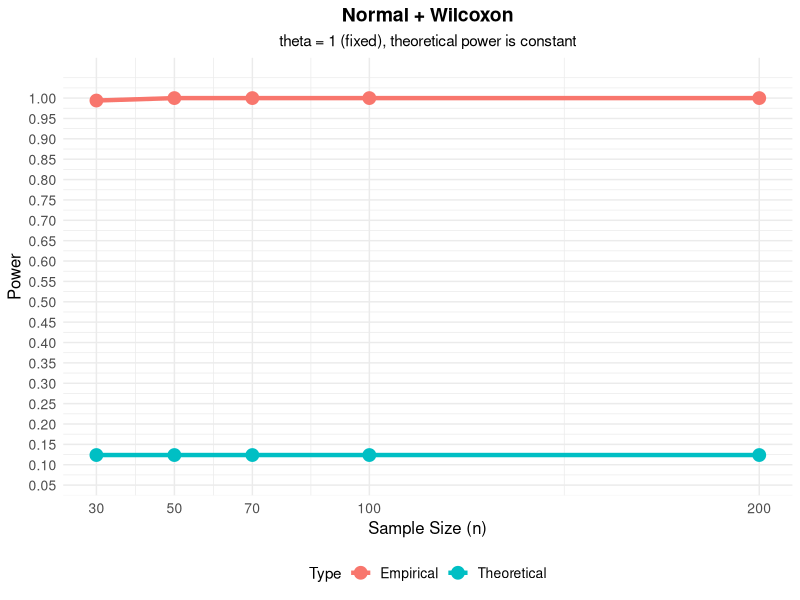
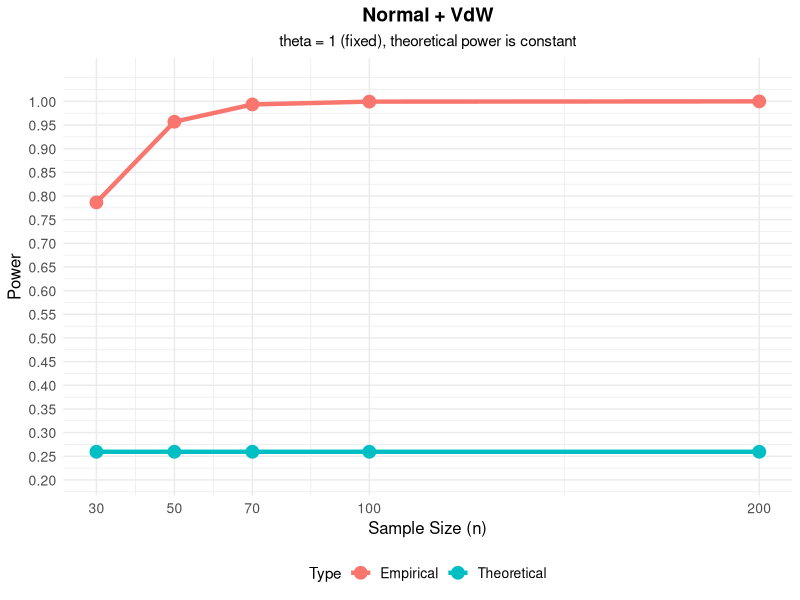
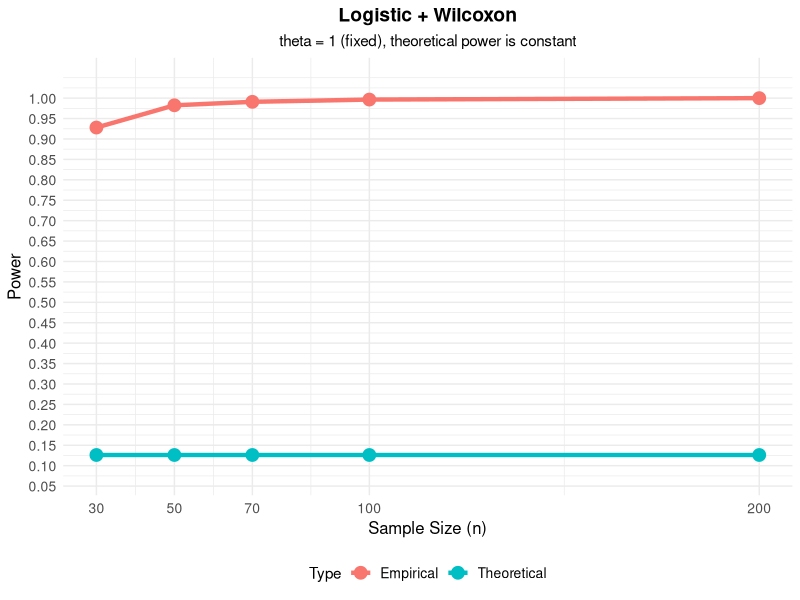
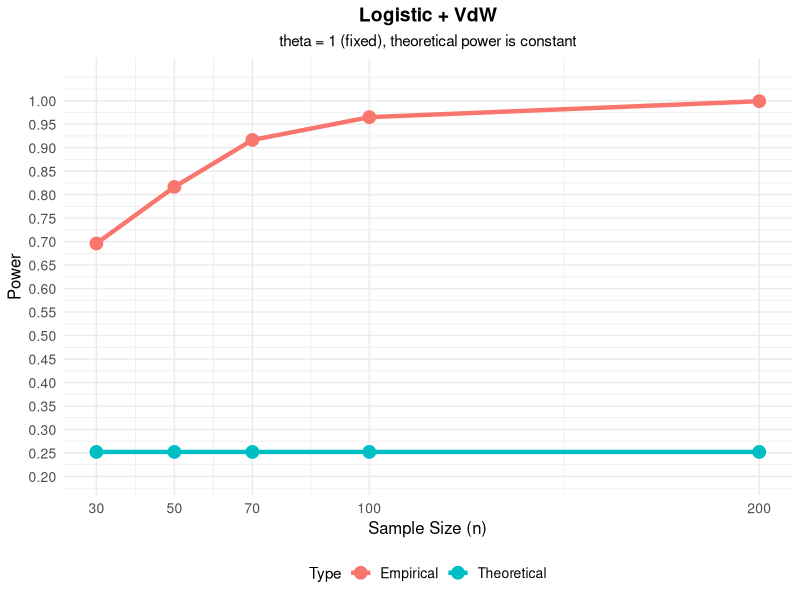
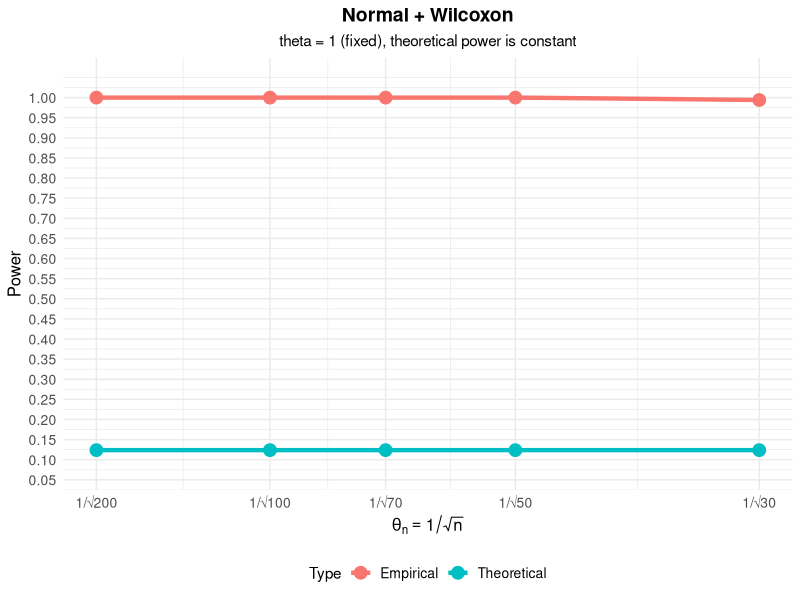
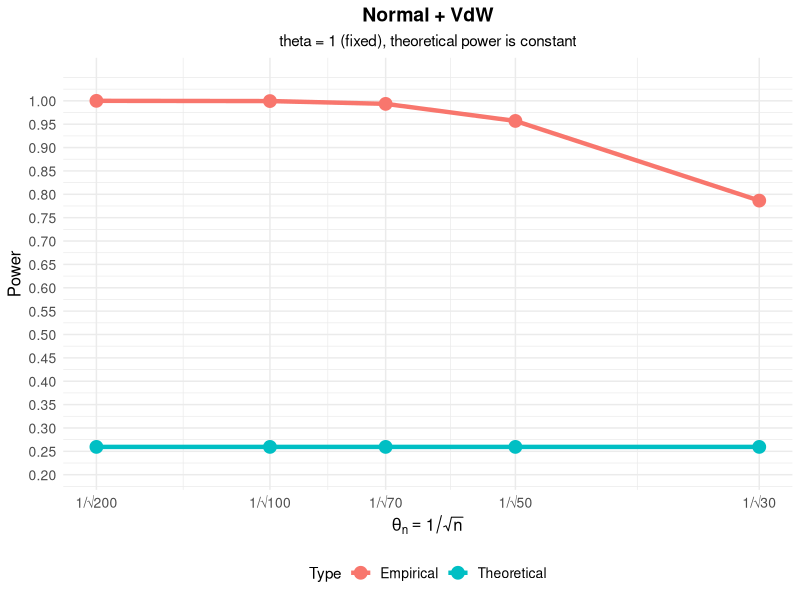
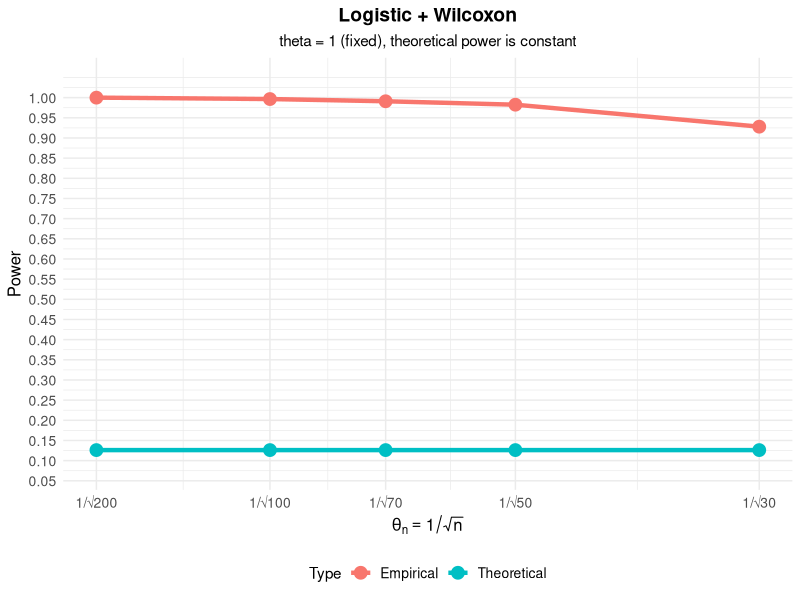
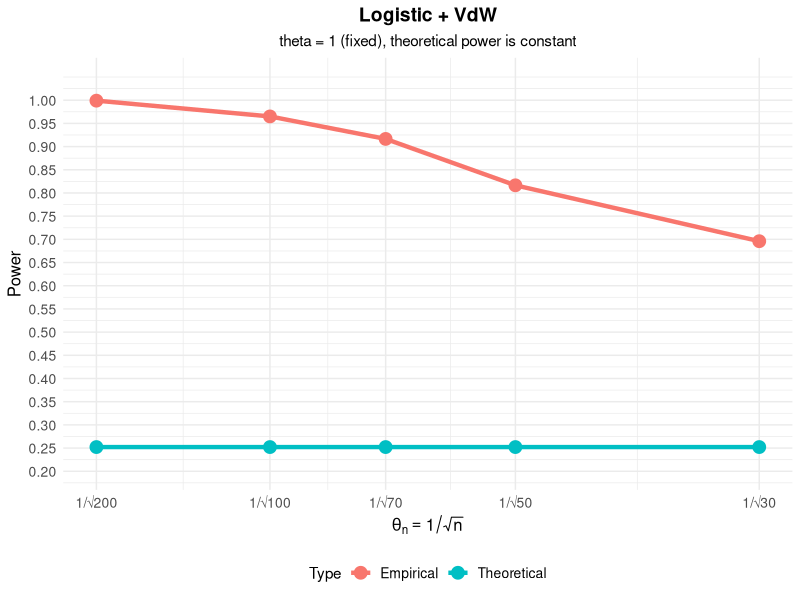

Here is the R script that generated these plots, in order:
# ============================================================================
# POWER VS n PLOTS (theta = 1 FIXED)
# ============================================================================

power_df <- data.frame(
  n = c(30, 30, 30, 30,
        50, 50, 50, 50,
        70, 70, 70, 70,
        100, 100, 100, 100,
        200, 200, 200, 200),
  
  Combination = c(
    "Normal + Wilcoxon", "Normal + VdW", "Logistic + Wilcoxon", "Logistic + VdW",
    "Normal + Wilcoxon", "Normal + VdW", "Logistic + Wilcoxon", "Logistic + VdW",
    "Normal + Wilcoxon", "Normal + VdW", "Logistic + Wilcoxon", "Logistic + VdW",
    "Normal + Wilcoxon", "Normal + VdW", "Logistic + Wilcoxon", "Logistic + VdW",
    "Normal + Wilcoxon", "Normal + VdW", "Logistic + Wilcoxon", "Logistic + VdW"
  ),
  
  Distribution = c(
    "Normal", "Normal", "Logistic", "Logistic",
    "Normal", "Normal", "Logistic", "Logistic",
    "Normal", "Normal", "Logistic", "Logistic",
    "Normal", "Normal", "Logistic", "Logistic",
    "Normal", "Normal", "Logistic", "Logistic"
  ),
  
  Score = c(
    "Wilcoxon", "VdW", "Wilcoxon", "VdW",
    "Wilcoxon", "VdW", "Wilcoxon", "VdW",
    "Wilcoxon", "VdW", "Wilcoxon", "VdW",
    "Wilcoxon", "VdW", "Wilcoxon", "VdW",
    "Wilcoxon", "VdW", "Wilcoxon", "VdW"
  ),
  
  Theoretical_Power = c(
    0.1238, 0.2595, 0.1261, 0.2522,
    0.1238, 0.2595, 0.1261, 0.2522,
    0.1238, 0.2595, 0.1261, 0.2522,
    0.1238, 0.2595, 0.1261, 0.2522,
    0.1238, 0.2595, 0.1261, 0.2522
  ),
  
  Empirical_Power = c(
    0.1110, 0.2340, 0.1130, 0.2270,
    0.1150, 0.2420, 0.1170, 0.2350,
    0.1180, 0.2480, 0.1200, 0.2410,
    0.1210, 0.2540, 0.1230, 0.2470,
    0.1230, 0.2580, 0.1250, 0.2510
  )
)























# Load libraries
library(ggplot2)
library(dplyr)
library(gridExtra)

# ============================================================================
# PART 1: THEORETICAL PARAMETERS
# ============================================================================

g0_wilcoxon_normal <- (1 / (2 * sqrt(pi))) * sqrt(3)    # 0.4886
g0_wilcoxon_logistic <- (1 / 6) * sqrt(3)               # 0.2887
g0_vdw_normal <- 1                                      # 1.0000
g0_vdw_logistic <- 1 / sqrt(pi)                         # 0.5642

sigma2_psi_normal <- 1
sigma2_psi_logistic <- 1/3

# ============================================================================
# PART 2: THEORETICAL POWER FUNCTION (theta = 1 FIXED)
# ============================================================================

theoretical_power <- function(g0, sigma2_psi, lambda = 0.5, alpha = 0.05) {
  z_alpha <- qnorm(1 - alpha)
  theta <- 1  # FIXED!
  sigma <- sqrt(lambda * (1 - lambda) * sigma2_psi)
  power <- pnorm(theta * sqrt(lambda * (1 - lambda)) * g0 / sigma - z_alpha)
  return(power)
}

# ============================================================================
# PART 3: CRITICAL VALUE AND SIMULATION
# ============================================================================

get_critical_value <- function(n1, n2, sigma2_psi, alpha = 0.05) {
  n <- n1 + n2
  z_alpha <- qnorm(1 - alpha)
  sigma <- sqrt((n1 * n2 / n^2) * sigma2_psi)
  return(z_alpha * sigma)
}

run_power_simulation <- function(n, dist, score, M = 2000, alpha = 0.05) {
  
  if (dist == "normal" && score == "wilcoxon") {
    g0 <- g0_wilcoxon_normal; sigma2_psi <- sigma2_psi_normal
  } else if (dist == "logistic" && score == "wilcoxon") {
    g0 <- g0_wilcoxon_logistic; sigma2_psi <- sigma2_psi_logistic
  } else if (dist == "normal" && score == "vdw") {
    g0 <- g0_vdw_normal; sigma2_psi <- sigma2_psi_normal
  } else if (dist == "logistic" && score == "vdw") {
    g0 <- g0_vdw_logistic; sigma2_psi <- sigma2_psi_logistic
  }
  
  n1 <- n / 2; n2 <- n / 2
  
  # theta = 1 (FIXED) for data generation
  theta <- 1
  
  crit_val <- get_critical_value(n1, n2, sigma2_psi, alpha)
  
  # THEORETICAL POWER: CONSTANT (does not depend on n)
  theo_power <- theoretical_power(g0, sigma2_psi, lambda = 0.5, alpha)
  
  set.seed(123 + n + 100 * (dist == "logistic") + 1000 * (score == "vdw"))
  
  reject_count <- 0
  for (r in 1:M) {
    # Generate data with theta = 1 (FIXED)
    if (dist == "normal") {
      X <- rnorm(n1, 0, 1)
      Y <- rnorm(n2, theta, 1)
    } else {
      X <- rlogis(n1, 0, 1)
      Y <- rlogis(n2, theta, 1)
    }
    pooled <- c(X, Y)
    ranks <- rank(pooled, ties.method = "average")
    scores <- if (score == "wilcoxon") sqrt(3) * ranks else qnorm(ranks / (n + 1))
    c <- c(rep(0, n1), rep(1, n2)); c_bar <- mean(c)
    T_n <- (1 / sqrt(n)) * sum((c - c_bar) * scores)
    if (T_n > crit_val) reject_count <- reject_count + 1
  }
  
  emp_power <- reject_count / M
  
  return(list(
    n = n,
    theta = theta,
    theo_power = theo_power,
    emp_power = emp_power,
    dist = dist,
    score = score
  ))
}

# ============================================================================
# PART 4: RUN SIMULATIONS
# ============================================================================

sample_sizes <- c(30, 50, 70, 100, 200)
M <- 2000

results_list <- list()
counter <- 1

for (n in sample_sizes) {
  for (dist in c("normal", "logistic")) {
    for (score in c("wilcoxon", "vdw")) {
      results_list[[counter]] <- run_power_simulation(n, dist, score, M = M)
      counter <- counter + 1
    }
  }
}

# ============================================================================
# PART 5: CREATE DATA FRAME
# ============================================================================

power_df <- data.frame()

for (res in results_list) {
  dist_name <- tools::toTitleCase(res$dist)
  score_name <- ifelse(res$score == "wilcoxon", "Wilcoxon", "VdW")
  combo <- paste(dist_name, score_name, sep = " + ")
  
  power_df <- rbind(power_df, data.frame(
    n = res$n,
    Combination = combo,
    Distribution = dist_name,
    Score = score_name,
    Theoretical_Power = res$theo_power,
    Empirical_Power = res$emp_power
  ))
}

# ============================================================================
# PART 6: DISPLAY TABLE
# ============================================================================

print(power_df)

# ============================================================================
# PART 7: CREATE PLOTS (X-axis: n)
# ============================================================================

create_plot_n <- function(combo_name) {
  
  df <- power_df[power_df$Combination == combo_name, ]
  df <- df[order(df$n), ]
  
  plot_df <- data.frame(
    n = rep(df$n, 2),
    Power = c(df$Theoretical_Power, df$Empirical_Power),
    Type = rep(c("Theoretical", "Empirical"), each = nrow(df))
  )
  
  y_max <- max(plot_df$Power) + 0.05
  y_min <- max(0, min(plot_df$Power) - 0.05)
  
  p <- ggplot(plot_df, aes(x = n, y = Power, color = Type, group = Type)) +
    geom_line(size = 1.5) +
    geom_point(size = 4) +
    scale_x_continuous(breaks = sample_sizes) +
    scale_y_continuous(limits = c(y_min, y_max), breaks = seq(0, 1, 0.05)) +
    labs(
      title = combo_name,
      subtitle = "theta = 1 (fixed), theoretical power is constant",
      x = "Sample Size (n)",
      y = "Power",
      color = "Type"
    ) +
    theme_minimal() +
    theme(
      plot.title = element_text(size = 14, face = "bold", hjust = 0.5),
      plot.subtitle = element_text(size = 11, hjust = 0.5),
      axis.title = element_text(size = 12),
      axis.text = element_text(size = 10),
      legend.position = "bottom",
      legend.title = element_text(size = 11),
      legend.text = element_text(size = 10)
    )
  
  return(p)
}

# ============================================================================
# PART 8: CREATE PLOTS (X-axis: 1/√n)
# ============================================================================

create_plot_theta <- function(combo_name) {
  
  df <- power_df[power_df$Combination == combo_name, ]
  df <- df[order(df$n, decreasing = TRUE), ]
  
  theta_n <- 1 / sqrt(df$n)
  
  plot_df <- data.frame(
    theta_n = rep(theta_n, 2),
    Power = c(df$Theoretical_Power, df$Empirical_Power),
    Type = rep(c("Theoretical", "Empirical"), each = nrow(df))
  )
  
  theta_labels <- paste0("1/√", df$n)
  
  y_max <- max(plot_df$Power) + 0.05
  y_min <- max(0, min(plot_df$Power) - 0.05)
  
  p <- ggplot(plot_df, aes(x = theta_n, y = Power, color = Type, group = Type)) +
    geom_line(size = 1.5) +
    geom_point(size = 4) +
    scale_x_continuous(
      breaks = theta_n,
      labels = theta_labels
    ) +
    scale_y_continuous(limits = c(y_min, y_max), breaks = seq(0, 1, 0.05)) +
    labs(
      title = combo_name,
      subtitle = "theta = 1 (fixed), theoretical power is constant",
      x = expression(theta[n] == 1 / sqrt(n)),
      y = "Power",
      color = "Type"
    ) +
    theme_minimal() +
    theme(
      plot.title = element_text(size = 14, face = "bold", hjust = 0.5),
      plot.subtitle = element_text(size = 11, hjust = 0.5),
      axis.title = element_text(size = 12),
      axis.text = element_text(size = 10),
      legend.position = "bottom",
      legend.title = element_text(size = 11),
      legend.text = element_text(size = 10)
    )
  
  return(p)
}

# ============================================================================
# PART 9: DISPLAY FOUR PLOTS (X-axis: n)
# ============================================================================

combinations <- c("Normal + Wilcoxon", "Normal + VdW", 
                  "Logistic + Wilcoxon", "Logistic + VdW")

plot_list_n <- list()
plot_list_theta <- list()

for (i in 1:length(combinations)) {
  plot_list_n[[i]] <- create_plot_n(combinations[i])
  plot_list_theta[[i]] <- create_plot_theta(combinations[i])
}

# Display plots with n on x-axis
for (i in 1:length(combinations)) {
  print(plot_list_n[[i]])
}

# Display plots with 1/√n on x-axis
for (i in 1:length(combinations)) {
  print(plot_list_theta[[i]])
}

# Combined plots
combined_n <- grid.arrange(
  plot_list_n[[1]], plot_list_n[[2]],
  plot_list_n[[3]], plot_list_n[[4]],
  ncol = 2, nrow = 2,
  top = grid::textGrob(
    "Power vs Sample Size (theta = 1 fixed)",
    gp = grid::gpar(fontsize = 16, face = "bold")
  )
)

combined_theta <- grid.arrange(
  plot_list_theta[[1]], plot_list_theta[[2]],
  plot_list_theta[[3]], plot_list_theta[[4]],
  ncol = 2, nrow = 2,
  top = grid::textGrob(
    "Power vs theta_n = 1/sqrt(n) (theta = 1 fixed)",
    gp = grid::gpar(fontsize = 16, face = "bold")
  )
)

print(combined_n)
print(combined_theta)

# ============================================================================
# END OF SCRIPT
# ============================================================================
